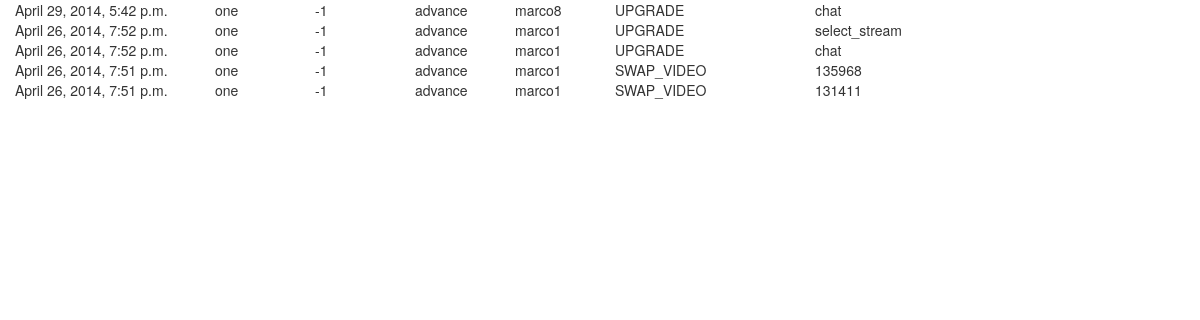
Page /show/logdisplay/ on the earlier database version.
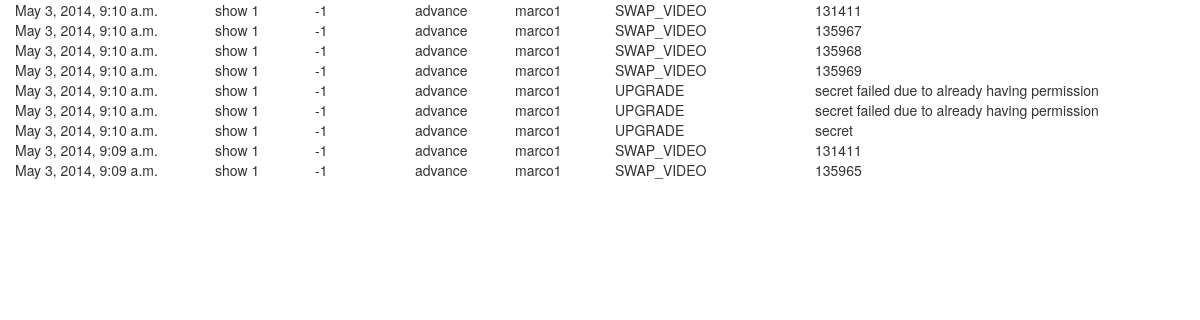
Same page on the later database version.
### show/models.py (models this page shows, shortened)
class LogItem(models.Model):
	user = models.ForeignKey(User)
	show = models.ForeignKey(Show)
	date = models.DateTimeField('date and time',auto_now_add=True)
	act = models.IntegerField(name="act")
	section = models.CharField(max_length=20,
                              choices=SECTIONS)
	category = models.TextField()
	content = models.TextField()

class Show(models.Model):
	name = models.CharField(max_length=20)
	date = models.DateTimeField('date and time')
	act  = models.IntegerField(name="act", default=-1)
	section = models.CharField(max_length=20,
                              choices=SECTIONS,
                              default="advance")

### show/views.py (the view)
def logDisplay(request):
	template = loader.get_template('logdisplay.html')
	log_list = LogItem.objects.order_by('-date')
	context = RequestContext(request, {
		'log_list': log_list,
	})
	return HttpResponse(template.render(context))

### show/templates/logdisplay.html (shortened to what this page needs)
<html lang="en">
  <head>
    <link href="http://netdna.bootstrapcdn.com/bootstrap/3.1.1/css/bootstrap.min.css" type="text/css" rel="stylesheet" />
  </head>
  <body>
  <div class="container-fluid" style="height:100%">
      {% for logitem in log_list %}
      <div class="row">
        <div class="col-md-2">
          {{ logitem.date }}
        </div>
        <div class="col-md-1">
          {{ logitem.show.name }}
        </div>
        <div class="col-md-1">
          {{ logitem.act }}
        </div>
        <div class="col-md-1">
          {{ logitem.section }}
        </div>
        <div class="col-md-1">
          {{ logitem.user.username }}
        </div>
        <div class="col-md-2">
          {{ logitem.category }}
        </div>
        <div class="col-md-4">
          {{ logitem.content }}
        </div>
      </div>
      {% endfor %}
    </div>
  </body>
</html>

Differences in the rows shown:
added LogItem: date "May 3, 2014, 9:10 a.m.", show.name "show 1", act "-1", section "advance", user.username "marco1", category "SWAP_VIDEO", content "131411"
added LogItem: date "May 3, 2014, 9:10 a.m.", show.name "show 1", act "-1", section "advance", user.username "marco1", category "SWAP_VIDEO", content "135967"
added LogItem: date "May 3, 2014, 9:10 a.m.", show.name "show 1", act "-1", section "advance", user.username "marco1", category "SWAP_VIDEO", content "135968"
added LogItem: date "May 3, 2014, 9:10 a.m.", show.name "show 1", act "-1", section "advance", user.username "marco1", category "SWAP_VIDEO", content "135969"
changed LogItem (number 5 of 9 on the later page): date "April 29, 2014, 5:42 p.m." → "May 3, 2014, 9:10 a.m."; show.name "one" → "show 1"; user.username "marco8" → "marco1"; content "chat" → "secret failed due to already having permission"
changed LogItem (number 6 of 9 on the later page): date "April 26, 2014, 7:52 p.m." → "May 3, 2014, 9:10 a.m."; show.name "one" → "show 1"; content "select_stream" → "secret failed due to already having permission"
changed LogItem: date "April 26, 2014, 7:52 p.m." → "May 3, 2014, 9:10 a.m."; show.name "one" → "show 1"; content "chat" → "secret"
changed LogItem (number 8 of 9 on the later page): date "April 26, 2014, 7:51 p.m." → "May 3, 2014, 9:09 a.m."; show.name "one" → "show 1"; content "135968" → "131411"
changed LogItem (number 9 of 9 on the later page): date "April 26, 2014, 7:51 p.m." → "May 3, 2014, 9:09 a.m."; show.name "one" → "show 1"; content "131411" → "135965"
